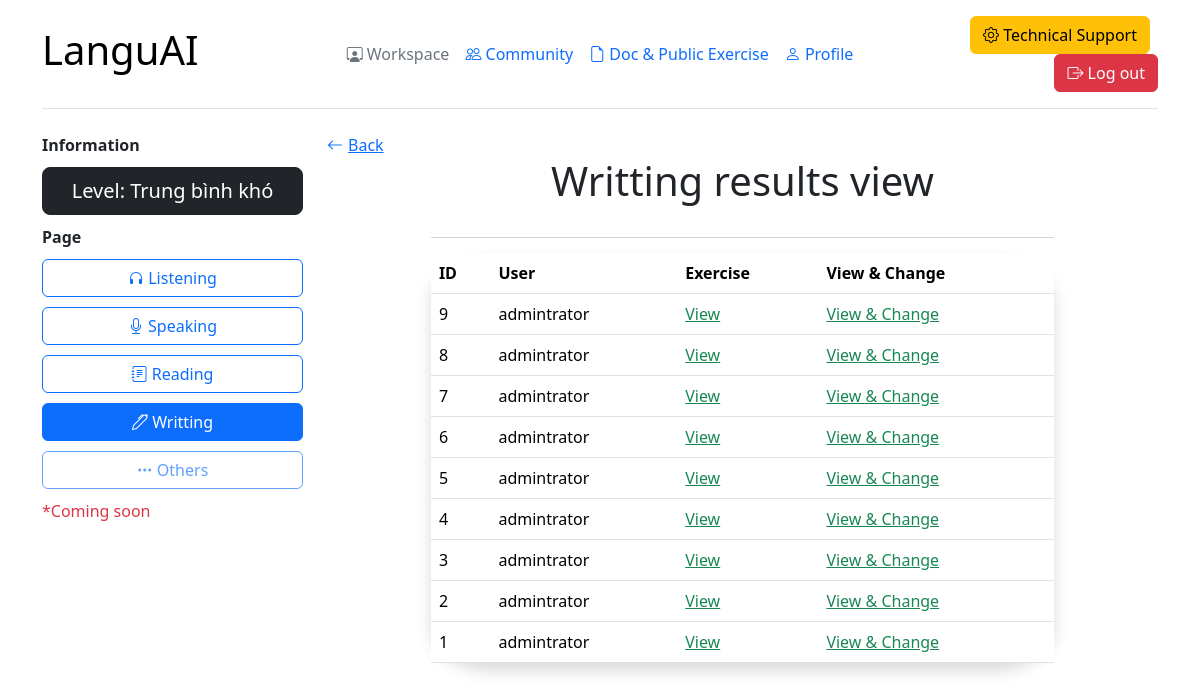
The app's page /result/list/writting/2 (signed in) with its own data.
### tin_hoc_tre/models.py (models this page shows)
class Level(models.Model):
    name = models.TextField()
    point = models.FloatField()
    gift_point = models.FloatField()

class Writting_result(models.Model):
    writting = models.ForeignKey(
        Writting, on_delete=models.CASCADE, related_name="scripts_writting_result")
    writting_content = models.TextField(null=True)
    user = models.ForeignKey(
        Bio, on_delete=models.CASCADE, related_name="user_writting_result")
    review = models.TextField(null=True)
    status = models.TextField(null=True)

class Bio(models.Model):
    user = models.ForeignKey(
        User, on_delete=models.CASCADE, related_name="Bio_user")
    avatar = models.ImageField(upload_to="avatar/", null=True)
    thumbnail = models.ImageField(upload_to="thumbnail/", null=True)
    speaking_score = models.FloatField()
    writing_score = models.FloatField()
    listening_score = models.FloatField()
    reading_score = models.FloatField()
    grammar_score = models.FloatField()
    avg_score = models.FloatField()
    title = models.TextField()

### tin_hoc_tre/views.py (the view)
# urls.py: path("result/list/writting/<int:id>", views.writting_list_result_view,
def writting_list_result_view(request, id):
    if request.user.is_authenticated:
        bio = Bio.objects.filter(user=request.user).first()
        post = Writting_result.objects.filter(writting__id=id).all()
        a = Writting.objects.filter(id=id).first()
        context = {"bio": bio,
                   "posts": post[::-1], "id": id, "a": a.level.name}
    else:
        return redirect("check")
    return render(request, "writting/list_result.html", context=context)

### tin_hoc_tre/templates/writting/list_result.html (shortened to what this page needs)
<!DOCTYPE html>
<html lang="en">
<head>
    <link rel="stylesheet" href="https://cdnjs.cloudflare.com/ajax/libs/bootstrap-icons/1.11.3/font/bootstrap-icons.min.css" />
    <link href="https://cdn.jsdelivr.net/npm/bootstrap@5.3.3/dist/css/bootstrap.min.css" rel="stylesheet">
</head>
<body>
    <div class="container">
        <header class="d-flex flex-wrap align-items-center justify-content-center justify-content-md-between py-3 mb-4 border-bottom">
          <div class="col-md-3 mb-2 mb-md-0">
            <a href="/" class="d-inline-flex link-body-emphasis text-decoration-none">
              <h1>LanguAI</h1>
            </a>
          </div>
          <ul class="nav col-12 col-md-auto mb-2 justify-content-center mb-md-0">
            <li><a href="{% url 'my_listening_workspace' %}" class="nav-link px-2 link-secondary"><i class="bi bi-person-workspace"></i> Workspace</a></li>
            <li><a href="{% url 'post_view' %}" class="nav-link px-2"><i class="bi bi-people"></i> Community</a></li>
            <li><a href="{% url 'document_list_view' %}" class="nav-link px-2"><i class="bi bi-file-earmark"></i> Doc & Public Exercise</a></li>
            <li><a href="{% url 'my_profile' %}" class="nav-link px-2"><i class="bi bi-person"></i> Profile</a></li>
          </ul>
          <div class="col-md-3 text-end">
            <button type="button" class="btn btn-warning me-2"><i class="bi bi-gear"></i> Technical Support</button>
            <a href="{% url 'log_out' %}" type="button" class="btn btn-danger"><i class="bi bi-box-arrow-right"></i> Log out</a>
          </div>
        </header>
        <section style="margin-top: 20px;">
            <div class="row">
                <div class="col-lg-3">
                  <b>Information</b>
                  <a class="btn btn-dark btn-lg w-100" style="margin-top: 10px;margin-bottom: 10px;">Level: {{a}}</a><br>
                    <b>Page</b>
                    <a href="{% url 'my_listening_workspace' %}"  class="btn btn-outline-primary w-100 rounded" style="margin-top: 10px;"><i class="bi bi-headphones"></i> Listening</a>
                    <a href="{% url 'my_speaking_scripts_workspace' %}"  class="btn btn-outline-primary w-100 rounded" style="margin-top: 10px;"><i class="bi bi-mic"></i> Speaking</a>
                    <a href="{% url 'my_reading_workspace' %}"  class="btn btn-outline-primary w-100 rounded" style="margin-top: 10px;"><i class="bi bi-journal-text"></i> Reading</a>
                    <a href="{% url 'my_writting_workspace' %}"  class="btn btn-primary w-100 rounded" style="margin-top: 10px;"><i class="bi bi-pen"></i> Writting</a>
                    <button href="{% url 'my_listening_workspace' %}" disabled  class="btn btn-outline-primary w-100 rounded" style="margin-top: 10px;"><i class="bi bi-three-dots"></i> Others</button>
                    <p class="text-danger" style="margin-top: 10px;">*Coming soon</p>
                </div>
                <div class="col-lg-9">
                  <a href="{% url 'writting_view' id=id %}" class="link-primary"><i class="bi bi-arrow-left" style="margin-right: 5px;"></i>Back</a>
            <h1 class="text-center">Writting results view</h1>
            <br>
            <div style="text-align: center;margin-bottom: 15px;">
                <div style="width: 75%;margin: 0 auto;height:1px;background-color: lightgrey;" class="rounded"></div>
            </div>
            <section>
                <div class="justify-content-center align-items-center w-75 vh-75 mx-auto">
                    <table class="table w-100 shadow" style="border-radius: 10%;">
                        <thead>
                            <th>ID</th>
                            <th>User</th>
                            <th>Exercise</th>
                            <th>View & Change</th>
                        </thead>
                        {% if posts %}
                                {% for post in posts %}
                        <tbody>
                                    <tr>
                                      <td>{{post.id}}</td>
                                    <td>{{post.user.user.username}}</td>
                                    <td><a href="{% url 'writting_view' id=id %}" class="link-success">View</a></td>
                                    <td><a data-bs-toggle="modal" data-bs-target="#check_code_{{post.id}}" class="link-success">View & Change</a></td>
                                    </tr>
                        </tbody>
                        {% endfor %}
                            {% endif %}
                    </table>
                </div>
        </section>
      </div>
</body>
</html>

### records on screen
Level: name "Trung bình khó"
Writting_result: id "9", user.user.username "admintrator"
Writting_result: id "8", user.user.username "admintrator"
Writting_result: id "7", user.user.username "admintrator"
Writting_result: id "6", user.user.username "admintrator"
Writting_result: id "5", user.user.username "admintrator"
Writting_result: id "4", user.user.username "admintrator"
Writting_result: id "3", user.user.username "admintrator"
Writting_result: id "2", user.user.username "admintrator"
Writting_result: id "1", user.user.username "admintrator"
